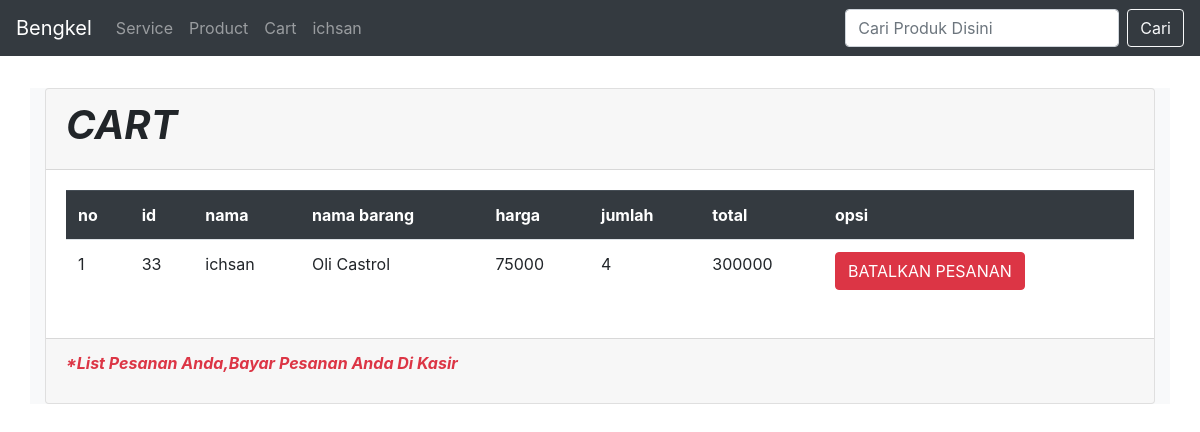
/pelanggan/keranjang.php (signed in), run on the app's committed database.
### tables this page shows
CREATE TABLE `pesanan` (
  `id` int(11) NOT NULL,
  `nama` varchar(60) NOT NULL,
  `nama_barang` varchar(60) NOT NULL,
  `harga` int(11) NOT NULL,
  `jumlah` int(11) NOT NULL,
  `total` int(11) NOT NULL
);

### library/controller.php (called while the page is built, shortened)
<?php
class controller{
   protected $con;
   public function __construct($localhost,$username,$password,$database)
   {
      $this->con = mysqli_connect($localhost,$username,$password,$database);
   }
   public function where($table,$field,$data)
   {
      $sql = mysqli_query($this->con,"SELECT * FROM $table WHERE $field='$data'");
      return $sql;
   }
}
?>

### pelanggan/keranjang.php (the view, shortened to what this page needs)
<?php
if($_SESSION['status_login_pelanggan'] == "login"){
  require '../library/controller.php';
  $pesanan = new controller("localhost","root","","bengkel");
  ?>
  <!DOCTYPE html>
  <html lang="en">
  <head>
    <link rel="stylesheet" href="../asset/css/bootstrap.css">
  </head>
  <body>
    <nav class="navbar navbar-expand-lg navbar-dark bg-dark">
      <a class="navbar-brand" href="logout.php">Bengkel</a>
      <div class="collapse navbar-collapse" id="navbarSupportedContent">
        <ul class="navbar-nav mr-auto">
         <li class="nav-item"><a class="nav-link" href="service.php">Service</a></li>
         <li class="nav-item"><a class="nav-link" href="product.php">Product</a></li>
         <li class="nav-item"><a class="nav-link" href="keranjang.php">Cart</a></li>
         <li class="nav-item"><a class="nav-link" href="logout.php"><?php echo $_SESSION['nama'] ?></a></li>
       </ul>
       <form class="form-inline my-2 my-lg-0" method="get" action="product.php?cari">
        <input require class="form-control mr-sm-2" name="cari" type="search" placeholder="Cari Produk Disini" aria-label="Cari">
        <button class="btn btn-outline-light my-2 my-sm-0" type="submit">Cari</button>
      </form>
    </div>
  </nav>
  <div class="container bg-light">
    <div class="card" style="margin : 2rem auto">
      <div class="card-header">
        <h1><strong><i>CART</i></strong></h1>
      </div>
      <div class="card-body">
        <table class="table">
          <tr class="thead-dark">
            <th>no</th>
            <th>id</th>
            <th>nama</th>
            <th>nama barang</th>
            <th>harga</th>
            <th>jumlah</th>
            <th>total</th>
            <th colspan="2">opsi</th>
          </tr>
          <?php
          $result = $pesanan->where("pesanan","nama",$_SESSION['nama'],"");
          $no = 1;
          foreach ($result as $key) {
           ?>
           <tr>
            <td><?php echo $no++; ?></td>
            <td><?php echo $key['id'] ?></td>
            <td><?php echo $key['nama'] ?></td>
            <td><?php echo $key['nama_barang'] ?></td>
            <td><?php echo $key['harga'] ?></td>
            <td><?php echo $key['jumlah'] ?></td>
            <td><?php echo $key['total'] ?></td>
            <form method="post" action="data.php?batal=<?php echo $key['id'] ?>">
              <td><input type="submit" name="" value="BATALKAN PESANAN" class="btn btn-danger"></td>
            </form>
          </tr>
          <?php
        }
        ?>
      </table>
    </div>
    <div class="card-footer">
      <p class="text-danger"><strong><i>*List Pesanan Anda,Bayar Pesanan Anda Di Kasir</i></strong></p>
    </div>
  </div>
</div>
</body>
</html>
<?php
}else{
  echo "<script>alert('anda harus login');document.location.href='../'</script>";
}
?>

### data on the page
pesanan: id "33", nama "ichsan", nama_barang "Oli Castrol", harga "75000", jumlah "4", total "300000"

### other printed values
$_SESSION['nama'] "ichsan"
